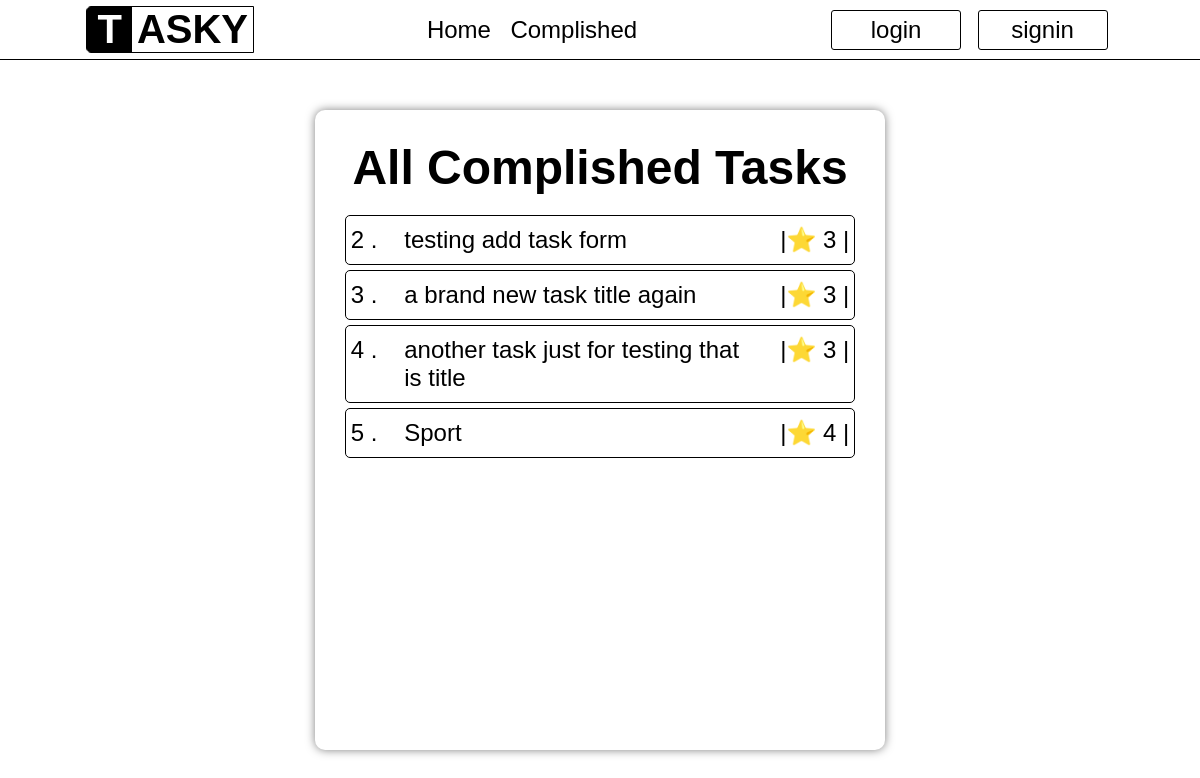
Before: /comlished-list/ with the older database file.
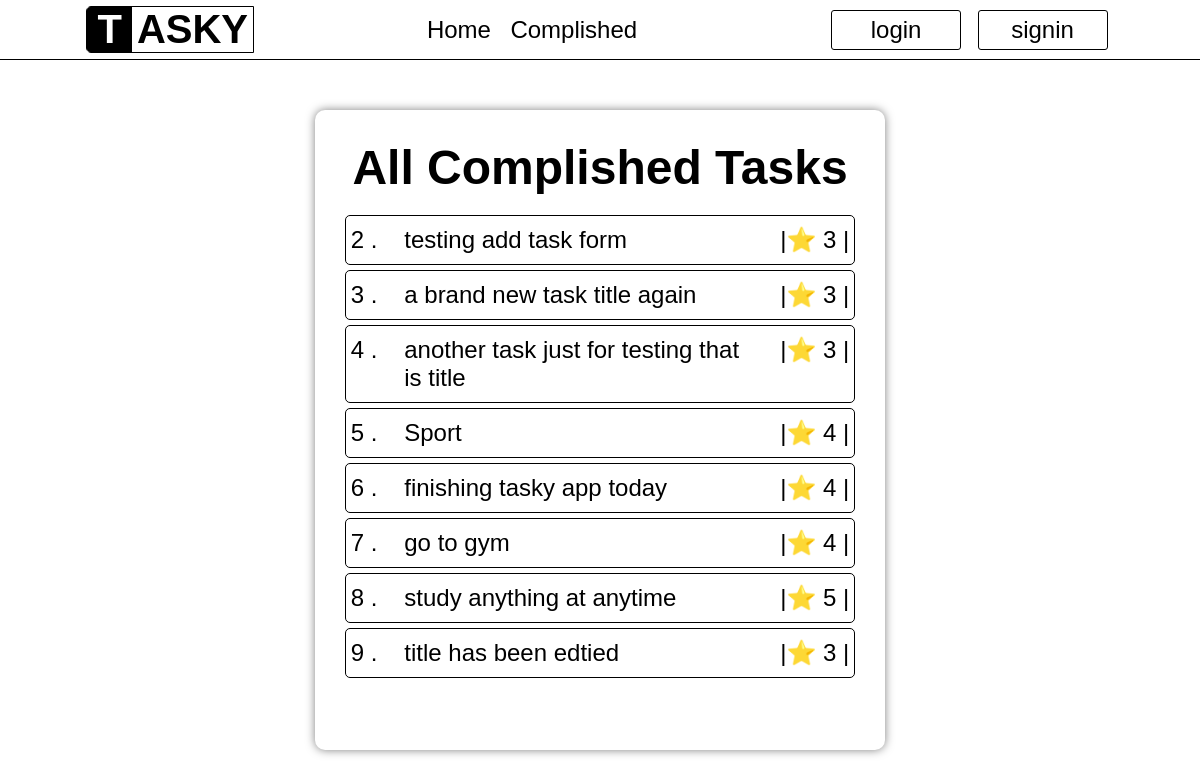
After: the same page with the newer database file.
### taskyapp/models.py (models this page shows, shortened)
class ComplishedTaskModel(models.Model):
    title = models.CharField(max_length=50)
    date = models.CharField(max_length=70)
    priority = models.IntegerField()
    task = models.CharField(max_length=200)

### taskyapp/views.py (the view)
# urls.py: path('comlished-list/', views.ComplishedListView.as_view(), name='complished-list'),
class ComplishedListView(View):
    def get(self, request):
        data = ComplishedTaskModel.objects.all()
        return render(request, "taskyapp/complished_list.html", {
            "data": data
        })

### taskyapp/templates/taskyapp/complished_list.html (shortened to what this page needs)
{% extends "base.html" %}
{% load static  %}
{% block page_style %}
<link rel="stylesheet" href="{% static "taskyapp/style.css" %}">
<link rel="stylesheet" href="{% static "taskyapp/nav.css" %}">
{% endblock %}
{% block page_content %}
    {% include 'taskyapp/includes/nav.html' %}
    <div class='major-container' >
        <div class='main-container' >
            <h1>all Complished Tasks</h1>
            {% for task in data %}
                <div class='task-record' >
                    <p class='task-index-number' >{{ task.pk }} . </p>
                    <p class='task-title' >
                        <a href="{% url "complished-details"  task.pk %}">{{ task.title }}</a>
                    </p>
                    <p class='task-stars' > |⭐ {{ task.priority }} | </p>
                </div>
            {% endfor %}
        </div>
    </div>
{% endblock %}

### templates/base.html (shortened to what this page needs)
{% load static %}
<!DOCTYPE html>
<html lang="en">
<head>
    {% block page_style %} {% endblock %}
    <link rel="stylesheet" href="{% static "base.css" %}">
</head>
<body>
    {% block page_content %}
    {% endblock %}
</body>
</html>

### taskyapp/templates/taskyapp/includes/nav.html
<header class='main-header' >
    <div class='left-side' >
        <div class='logo'>
            <p class='logo-icon' >T</p>
        </div>
        <p class='logo-name' >ASKY</p>
    </div>
    <div class='mid-side'>
        <a  class='mid-buttons' href="{% url "home" %}">Home</a>
        <a  class='mid-buttons' href="{% url "complished-list" %}">Complished</a>
    </div>
    <div class='right-side' >
        <button> <a href=""> login </a> </button>
        <button> <a href=""> signin </a> </button>
    </div>
</header>

### taskyapp/static/taskyapp/style.css (style rules this page uses)
.major-container { width: 100%; height: 80vh; display: flex; justify-content: center; align-items: top; }
.main-container { padding: 30px; border-radius: 10px; min-width: 500px; box-shadow: 0px 0px 10px rgba(0, 0, 0, 0.5); }
.main-container h1 { font-size: 3em; text-align: center; text-transform: capitalize; margin-bottom: 20px; }
.task-record { display: flex; justify-content: space-between; font-size: 1.5em; border: solid 0.5px black; border-radius: 5px; padding: 10px 5px; margin: 5px 0px; transition: 0.15s ease-in-out; }
.task-title a { text-decoration: none; color: inherit; background-color: inherit; }
.task-title, .task-index-number, .task-checkmark { color: inherit; background-color: inherit; }
.task-title { text-align: start; width: 70%; }
.task-stars { background-color: inherit; color: inherit; }
.mid-buttons { text-decoration: none; font-size: 1.5em; }

### taskyapp/static/taskyapp/nav.css (style rules this page uses)
.main-header { color: black; width: 100%; height: 60px; display: flex; justify-content: space-around; align-items: center; border-bottom: solid 0.5px black; margin-bottom: 50px; }
.left-side { display: flex; border: solid 0.5px black; border-top-left-radius: 5px; border-bottom-left-radius: 5px; }
.logo p { font-size: 2.5em; font-weight: bolder; background-color: black; color: white; padding: 0px 10px; border: solid 0.5 black; border-top-left-radius: 3px; border-bottom-left-radius: 3px; }
.logo-name { align-content: end; font-size: 2.5em; font-weight: bold; margin-left: 5px; margin-right: 5px; }
.right-side a { text-decoration: none; background-color: inherit; color: inherit; cursor: pointer; }
.right-side button { font-size: 1.5em; border: solid 0.5px black; width: 130px; padding: 5px 0px; border-radius: 3px; margin: 0px 6px; transition: 0.15s ease-in-out; cursor: pointer; }
.mid-buttons { text-decoration: none; font-size: 1.5em; transition: 0.15s ease; margin-right: 15px; }

### static/base.css (style rules this page uses)
* { color: black; background-color: white; font-family: sans-serif; margin: 0; padding: 0; box-sizing: border-box; }

Changed rows visible on the page:
added ComplishedTaskModel: pk "6", title "finishing tasky app today", priority "4"
added ComplishedTaskModel: pk "7", title "go to gym", priority "4"
added ComplishedTaskModel: pk "8", title "study anything at anytime", priority "5"
added ComplishedTaskModel: pk "9", title "title has been edtied", priority "3"
